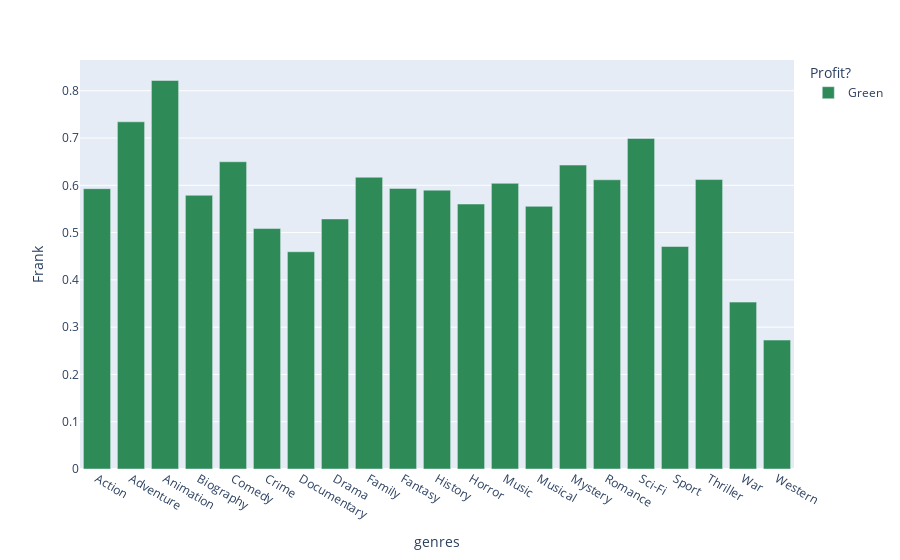

The cell this chart's notebook holds for it:
### Code cell
px.bar(df_green, x = 'genres', y = 'Frank', color = 'Profit?', barmode = 'stack', color_discrete_map = {'Green':'seagreen'})

### Figure 1 — Plotly figure (JSON) as saved in the notebook; plotly's stock layout.template omitted (floating-point values rounded to 4 significant figures)
{"data": [{"alignmentgroup": "True", "hovertemplate": "Profit?=Green<br>genres=%{x}<br>Frank=%{y}<extra></extra>", "legendgroup": "Green", "marker": {"color": "seagreen"}, "name": "Green", "offsetgroup": "Green", "orientation": "v", "showlegend": true, "textposition": "auto", "type": "bar", "x": ["Action", "Adventure", "Animation", "Biography", "Comedy", "Crime", "Documentary", "Drama", "Family", "Fantasy", "History", "Horror", "Music", "Musical", "Mystery", "Romance", "Sci-Fi", "Sport", "Thriller", "War", "Western"], "xaxis": "x", "y": [0.5928, 0.7343, 0.8218, 0.5789, 0.6498, 0.5085, 0.4595, 0.5289, 0.617, 0.5935, 0.5897, 0.5604, 0.6042, 0.5556, 0.6429, 0.6117, 0.6992, 0.4706, 0.6122, 0.3529, 0.2727], "yaxis": "y"}], "layout": {"barmode": "stack", "legend": {"title": {"text": "Profit?"}, "tracegroupgap": 0}, "margin": {"t": 60}, "xaxis": {"anchor": "y", "domain": [0, 1], "title": {"text": "genres"}}, "yaxis": {"anchor": "x", "domain": [0, 1], "title": {"text": "Frank"}}}}
